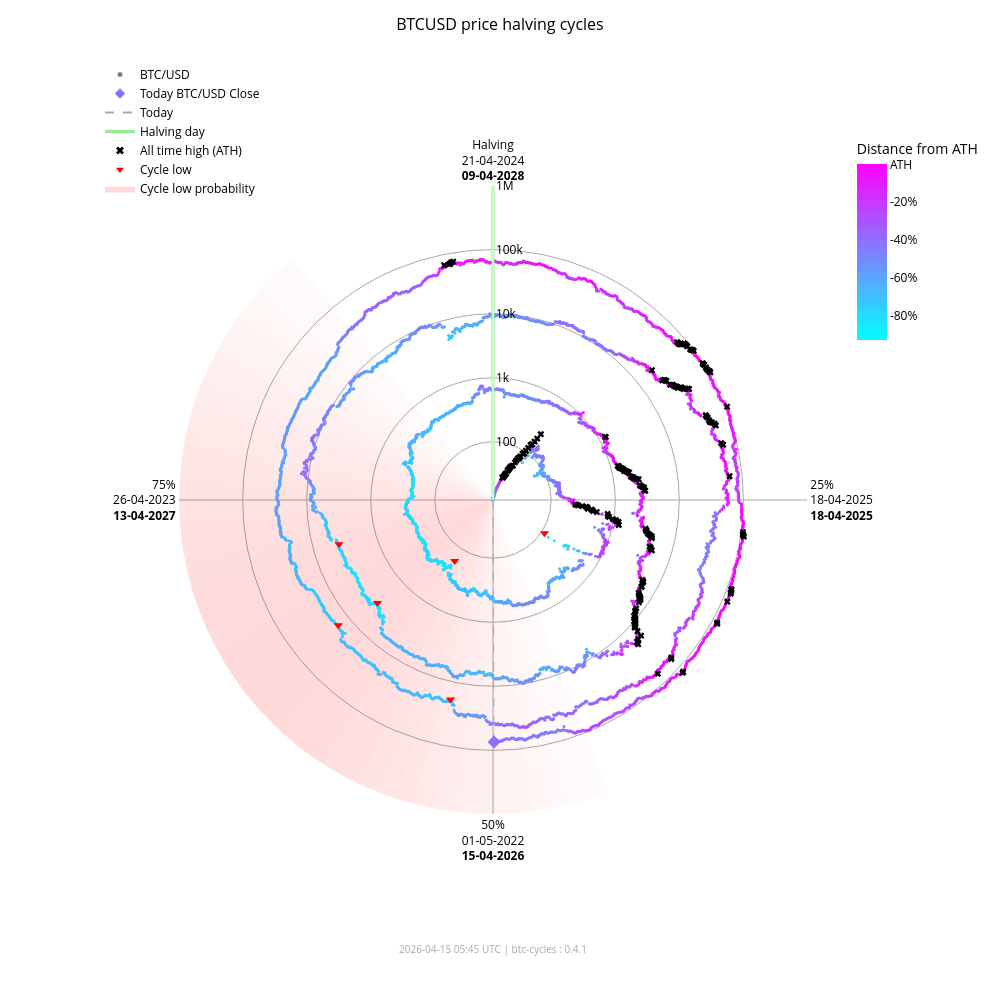

Write notebook code for a chart like this one.
### Markdown cell above
### Interactive chart (plotly)

### Code cell
fig_interactive = btc.plot(
    kind="interactive",
    from_date="2012-11-28",
)
# plotly config for interactivity
config = {"scrollZoom": True, "displayModeBar": True}
# display in notebook
fig_interactive.show(config=config)

### Figure 1 — Plotly figure (JSON) as saved in the notebook; plotly's stock layout.template omitted (floating-point values rounded to 4 significant figures; data arrays with more than 128 entries replaced by an {"elided": "..."} marker saying what was removed)
{"data": [{"fill": "toself", "fillcolor": "rgba(255,0,0,0.017168280509461755)", "hoverinfo": "skip", "line": {"width": 0}, "mode": "lines", "r": [12.35, 1000000, 1000000, 12.35, 12.35], "showlegend": false, "theta": [158.4, 158.4, 162.0, 162.0, 158.4], "type": "scatterpolar"}, {"fill": "toself", "fillcolor": "rgba(255,0,0,0.022114794501891175)", "hoverinfo": "skip", "line": {"width": 0}, "mode": "lines", "r": [12.35, 1000000, 1000000, 12.35, 12.35], "showlegend": false, "theta": [162.0, 162.0, 165.6, 165.6, 162.0], "type": "scatterpolar"}, {"fill": "toself", "fillcolor": "rgba(255,0,0,0.02790404259511669)", "hoverinfo": "skip", "line": {"width": 0}, "mode": "lines", "r": [12.35, 1000000, 1000000, 12.35, 12.35], "showlegend": false, "theta": [165.6, 165.6, 169.2, 169.2, 165.6], "type": "scatterpolar"}, {"fill": "toself", "fillcolor": "rgba(255,0,0,0.034518294852420334)", "hoverinfo": "skip", "line": {"width": 0}, "mode": "lines", "r": [12.35, 1000000, 1000000, 12.35, 12.35], "showlegend": false, "theta": [169.2, 169.2, 172.8, 172.8, 169.2], "type": "scatterpolar"}, {"fill": "toself", "fillcolor": "rgba(255,0,0,0.041901979682821514)", "hoverinfo": "skip", "line": {"width": 0}, "mode": "lines", "r": [12.35, 1000000, 1000000, 12.35, 12.35], "showlegend": false, "theta": [172.8, 172.8, 176.4, 176.4, 172.8], "type": "scatterpolar"}, {"fill": "toself", "fillcolor": "rgba(255,0,0,0.04996405861294358)", "hoverinfo": "skip", "line": {"width": 0}, "mode": "lines", "r": [12.35, 1000000, 1000000, 12.35, 12.35], "showlegend": false, "theta": [176.4, 176.4, 180.0, 180.0, 176.4], "type": "scatterpolar"}, {"fill": "toself", "fillcolor": "rgba(255,0,0,0.05858349692240514)", "hoverinfo": "skip", "line": {"width": 0}, "mode": "lines", "r": [12.35, 1000000, 1000000, 12.35, 12.35], "showlegend": false, "theta": [180.0, 180.0, 183.6, 183.6, 180.0], "type": "scatterpolar"}, {"fill": "toself", "fillcolor": "rgba(255,0,0,0.06761662035375064)", "hoverinfo": "skip", "line": {"width": 0}, "mode": "lines", "r": [12.35, 1000000, 1000000, 12.35, 12.35], "showlegend": false, "theta": [183.6, 183.6, 187.2, 187.2, 183.6], "type": "scatterpolar"}, {"fill": "toself", "fillcolor": "rgba(255,0,0,0.07690481219944661)", "hoverinfo": "skip", "line": {"width": 0}, "mode": "lines", "r": [12.35, 1000000, 1000000, 12.35, 12.35], "showlegend": false, "theta": [187.2, 187.2, 190.8, 190.8, 187.2], "type": "scatterpolar"}, {"fill": "toself", "fillcolor": "rgba(255,0,0,0.08628112000611096)", "hoverinfo": "skip", "line": {"width": 0}, "mode": "lines", "r": [12.35, 1000000, 1000000, 12.35, 12.35], "showlegend": false, "theta": [190.8, 190.8, 194.4, 194.4, 190.8], "type": "scatterpolar"}, {"fill": "toself", "fillcolor": "rgba(255,0,0,0.09557490841018089)", "hoverinfo": "skip", "line": {"width": 0}, "mode": "lines", "r": [12.35, 1000000, 1000000, 12.35, 12.35], "showlegend": false, "theta": [194.4, 194.4, 198.0, 198.0, 194.4], "type": "scatterpolar"}, {"fill": "toself", "fillcolor": "rgba(255,0,0,0.10461455782963762)", "hoverinfo": "skip", "line": {"width": 0}, "mode": "lines", "r": [12.35, 1000000, 1000000, 12.35, 12.35], "showlegend": false, "theta": [198.0, 198.0, 201.6, 201.6, 198.0], "type": "scatterpolar"}, {"fill": "toself", "fillcolor": "rgba(255,0,0,0.11322908719652829)", "hoverinfo": "skip", "line": {"width": 0}, "mode": "lines", "r": [12.35, 1000000, 1000000, 12.35, 12.35], "showlegend": false, "theta": [201.6, 201.6, 205.2, 205.2, 201.6], "type": "scatterpolar"}, {"fill": "toself", "fillcolor": "rgba(255,0,0,0.12125015337052986)", "hoverinfo": "skip", "line": {"width": 0}, "mode": "lines", "r": [12.35, 1000000, 1000000, 12.35, 12.35], "showlegend": false, "theta": [205.2, 205.2, 208.8, 208.8, 205.2], "type": "scatterpolar"}, {"fill": "toself", "fillcolor": "rgba(255,0,0,0.12851590515331976)", "hoverinfo": "skip", "line": {"width": 0}, "mode": "lines", "r": [12.35, 1000000, 1000000, 12.35, 12.35], "showlegend": false, "theta": [208.8, 208.8, 212.4, 212.4, 208.8], "type": "scatterpolar"}, {"fill": "toself", "fillcolor": "rgba(255,0,0,0.13487757461161184)", "hoverinfo": "skip", "line": {"width": 0}, "mode": "lines", "r": [12.35, 1000000, 1000000, 12.35, 12.35], "showlegend": false, "theta": [212.4, 212.4, 216.0, 216.0, 212.4], "type": "scatterpolar"}, {"fill": "toself", "fillcolor": "rgba(255,0,0,0.14020862181849592)", "hoverinfo": "skip", "line": {"width": 0}, "mode": "lines", "r": [12.35, 1000000, 1000000, 12.35, 12.35], "showlegend": false, "theta": [216.0, 216.0, 219.6, 219.6, 216.0], "type": "scatterpolar"}, {"fill": "toself", "fillcolor": "rgba(255,0,0,0.14441504950654527)", "hoverinfo": "skip", "line": {"width": 0}, "mode": "lines", "r": [12.35, 1000000, 1000000, 12.35, 12.35], "showlegend": false, "theta": [219.6, 219.6, 223.2, 223.2, 219.6], "type": "scatterpolar"}, {"fill": "toself", "fillcolor": "rgba(255,0,0,0.14744459351271713)", "hoverinfo": "skip", "line": {"width": 0}, "mode": "lines", "r": [12.35, 1000000, 1000000, 12.35, 12.35], "showlegend": false, "theta": [223.2, 223.2, 226.8, 226.8, 223.2], "type": "scatterpolar"}, {"fill": "toself", "fillcolor": "rgba(255,0,0,0.14929223192296423)", "hoverinfo": "skip", "line": {"width": 0}, "mode": "lines", "r": [12.35, 1000000, 1000000, 12.35, 12.35], "showlegend": false, "theta": [226.8, 226.8, 230.4, 230.4, 226.8], "type": "scatterpolar"}, {"fill": "toself", "fillcolor": "rgba(255,0,0,0.15)", "hoverinfo": "skip", "line": {"width": 0}, "mode": "lines", "r": [12.35, 1000000, 1000000, 12.35, 12.35], "showlegend": false, "theta": [230.4, 230.4, 234.0, 234.0, 230.4], "type": "scatterpolar"}, {"fill": "toself", "fillcolor": "rgba(255,0,0,0.14965033825231114)", "hoverinfo": "skip", "line": {"width": 0}, "mode": "lines", "r": [12.35, 1000000, 1000000, 12.35, 12.35], "showlegend": false, "theta": [234.0, 234.0, 237.6, 237.6, 234.0], "type": "scatterpolar"}, {"fill": "toself", "fillcolor": "rgba(255,0,0,0.14835378057909807)", "hoverinfo": "skip", "line": {"width": 0}, "mode": "lines", "r": [12.35, 1000000, 1000000, 12.35, 12.35], "showlegend": false, "theta": [237.6, 237.6, 241.2, 241.2, 237.6], "type": "scatterpolar"}, {"fill": "toself", "fillcolor": "rgba(255,0,0,0.14623322283554635)", "hoverinfo": "skip", "line": {"width": 0}, "mode": "lines", "r": [12.35, 1000000, 1000000, 12.35, 12.35], "showlegend": false, "theta": [241.2, 241.2, 244.8, 244.8, 241.2], "type": "scatterpolar"}, {"fill": "toself", "fillcolor": "rgba(255,0,0,0.1434078538226231)", "hoverinfo": "skip", "line": {"width": 0}, "mode": "lines", "r": [12.35, 1000000, 1000000, 12.35, 12.35], "showlegend": false, "theta": [244.8, 244.8, 248.4, 248.4, 244.8], "type": "scatterpolar"}, {"fill": "toself", "fillcolor": "rgba(255,0,0,0.13997983179373427)", "hoverinfo": "skip", "line": {"width": 0}, "mode": "lines", "r": [12.35, 1000000, 1000000, 12.35, 12.35], "showlegend": false, "theta": [248.4, 248.4, 252.0, 252.0, 248.4], "type": "scatterpolar"}, {"fill": "toself", "fillcolor": "rgba(255,0,0,0.13602598258454268)", "hoverinfo": "skip", "line": {"width": 0}, "mode": "lines", "r": [12.35, 1000000, 1000000, 12.35, 12.35], "showlegend": false, "theta": [252.0, 252.0, 255.6, 255.6, 252.0], "type": "scatterpolar"}, {"fill": "toself", "fillcolor": "rgba(255,0,0,0.13159547355344953)", "hoverinfo": "skip", "line": {"width": 0}, "mode": "lines", "r": [12.35, 1000000, 1000000, 12.35, 12.35], "showlegend": false, "theta": [255.6, 255.6, 259.2, 259.2, 255.6], "type": "scatterpolar"}, {"fill": "toself", "fillcolor": "rgba(255,0,0,0.12671301775492697)", "hoverinfo": "skip", "line": {"width": 0}, "mode": "lines", "r": [12.35, 1000000, 1000000, 12.35, 12.35], "showlegend": false, "theta": [259.2, 259.2, 262.8, 262.8, 259.2], "type": "scatterpolar"}, {"fill": "toself", "fillcolor": "rgba(255,0,0,0.12138610149219965)", "hoverinfo": "skip", "line": {"width": 0}, "mode": "lines", "r": [12.35, 1000000, 1000000, 12.35, 12.35], "showlegend": false, "theta": [262.8, 262.8, 266.4, 266.4, 262.8], "type": "scatterpolar"}, {"fill": "toself", "fillcolor": "rgba(255,0,0,0.1156142551644921)", "hoverinfo": "skip", "line": {"width": 0}, "mode": "lines", "r": [12.35, 1000000, 1000000, 12.35, 12.35], "showlegend": false, "theta": [266.4, 266.4, 270.0, 270.0, 266.4], "type": "scatterpolar"}, {"fill": "toself", "fillcolor": "rgba(255,0,0,0.10939851441251548)", "hoverinfo": "skip", "line": {"width": 0}, "mode": "lines", "r": [12.35, 1000000, 1000000, 12.35, 12.35], "showlegend": false, "theta": [270.0, 270.0, 273.6, 273.6, 270.0], "type": "scatterpolar"}, {"fill": "toself", "fillcolor": "rgba(255,0,0,0.10274974912946185)", "hoverinfo": "skip", "line": {"width": 0}, "mode": "lines", "r": [12.35, 1000000, 1000000, 12.35, 12.35], "showlegend": false, "theta": [273.6, 273.6, 277.2, 277.2, 273.6], "type": "scatterpolar"}, {"fill": "toself", "fillcolor": "rgba(255,0,0,0.09569517349791425)", "hoverinfo": "skip", "line": {"width": 0}, "mode": "lines", "r": [12.35, 1000000, 1000000, 12.35, 12.35], "showlegend": false, "theta": [277.2, 277.2, 280.8, 280.8, 277.2], "type": "scatterpolar"}, {"fill": "toself", "fillcolor": "rgba(255,0,0,0.08828282625646727)", "hoverinfo": "skip", "line": {"width": 0}, "mode": "lines", "r": [12.35, 1000000, 1000000, 12.35, 12.35], "showlegend": false, "theta": [280.8, 280.8, 284.4, 284.4, 280.8], "type": "scatterpolar"}, {"fill": "toself", "fillcolor": "rgba(255,0,0,0.08058400018765345)", "hoverinfo": "skip", "line": {"width": 0}, "mode": "lines", "r": [12.35, 1000000, 1000000, 12.35, 12.35], "showlegend": false, "theta": [284.4, 284.4, 288.0, 288.0, 284.4], "type": "scatterpolar"}, {"fill": "toself", "fillcolor": "rgba(255,0,0,0.07269354608292704)", "hoverinfo": "skip", "line": {"width": 0}, "mode": "lines", "r": [12.35, 1000000, 1000000, 12.35, 12.35], "showlegend": false, "theta": [288.0, 288.0, 291.6, 291.6, 288.0], "type": "scatterpolar"}, {"fill": "toself", "fillcolor": "rgba(255,0,0,0.06472784449068783)", "hoverinfo": "skip", "line": {"width": 0}, "mode": "lines", "r": [12.35, 1000000, 1000000, 12.35, 12.35], "showlegend": false, "theta": [291.6, 291.6, 295.2, 295.2, 291.6], "type": "scatterpolar"}, {"fill": "toself", "fillcolor": "rgba(255,0,0,0.05682021976743955)", "hoverinfo": "skip", "line": {"width": 0}, "mode": "lines", "r": [12.35, 1000000, 1000000, 12.35, 12.35], "showlegend": false, "theta": [295.2, 295.2, 298.8, 298.8, 295.2], "type": "scatterpolar"}, {"fill": "toself", "fillcolor": "rgba(255,0,0,0.04911378436707333)", "hoverinfo": "skip", "line": {"width": 0}, "mode": "lines", "r": [12.35, 1000000, 1000000, 12.35, 12.35], "showlegend": false, "theta": [298.8, 298.8, 302.4, 302.4, 298.8], "type": "scatterpolar"}, {"fill": "toself", "fillcolor": "rgba(255,0,0,0.04175213714896469)", "hoverinfo": "skip", "line": {"width": 0}, "mode": "lines", "r": [12.35, 1000000, 1000000, 12.35, 12.35], "showlegend": false, "theta": [302.4, 302.4, 306.0, 306.0, 302.4], "type": "scatterpolar"}, {"fill": "toself", "fillcolor": "rgba(255,0,0,0.034868865657538876)", "hoverinfo": "skip", "line": {"width": 0}, "mode": "lines", "r": [12.35, 1000000, 1000000, 12.35, 12.35], "showlegend": false, "theta": [306.0, 306.0, 309.6, 309.6, 306.0], "type": "scatterpolar"}, {"fill": "toself", "fillcolor": "rgba(255,0,0,0.02857722515334582)", "hoverinfo": "skip", "line": {"width": 0}, "mode": "lines", "r": [12.35, 1000000, 1000000, 12.35, 12.35], "showlegend": false, "theta": [309.6, 309.6, 313.2, 313.2, 309.6], "type": "scatterpolar"}, {"fill": "toself", "fillcolor": "rgba(255,0,0,0.022961515313555197)", "hoverinfo": "skip", "line": {"width": 0}, "mode": "lines", "r": [12.35, 1000000, 1000000, 12.35, 12.35], "showlegend": false, "theta": [313.2, 313.2, 316.8, 316.8, 313.2], "type": "scatterpolar"}, {"fill": "toself", "fillcolor": "rgba(255,0,0,0.01807146942917362)", "hoverinfo": "skip", "line": {"width": 0}, "mode": "lines", "r": [12.35, 1000000, 1000000, 12.35, 12.35], "showlegend": false, "theta": [316.8, 316.8, 320.4, 320.4, 316.8], "type": "scatterpolar"}, {"hoverinfo": "text", "marker": {"color": {"elided": "4887 str values"}, "size": 3}, "mode": "markers", "r": {"elided": "4887 float values"}, "showlegend": false, "text": {"elided": "4887 str values"}, "theta": {"elided": "4887 float values"}, "type": "scatterpolar"}, {"hoverinfo": "skip", "line": {"color": "lightgreen", "width": 3}, "mode": "lines", "r": [12.35, 1000000], "showlegend": false, "theta": [0, 0], "type": "scatterpolar"}, {"hoverinfo": "skip", "line": {"color": "darkgrey", "dash": "dash", "width": 1}, "mode": "lines", "r": [12.35, 73960.0], "showlegend": false, "theta": [179.8, 179.8], "type": "scatterpolar"}, {"hoverinfo": "text", "marker": {"color": "#906fff", "size": 10, "symbol": "diamond"}, "mode": "markers", "r": [73960.0], "showlegend": false, "text": ["Today<br>Date: 2026-04-15<br>Price: $73,963.08"], "theta": [179.8], "type": "scatterpolar"}, {"hoverinfo": "text", "marker": {"color": "black", "size": 6, "symbol": "x"}, "mode": "markers", "r": {"elided": "195 float values"}, "showlegend": false, "text": {"elided": "195 str values"}, "theta": {"elided": "195 float values"}, "type": "scatterpolar"}, {"hoverinfo": "text", "marker": {"color": "red", "size": 8, "symbol": "triangle-down"}, "mode": "markers", "r": [111.6, 164.9, 3233.0, 3925.0, 18950.0, 15760.0], "showlegend": false, "text": ["Cycle Low<br>Date: 2014-02-21<br>Price: $111.56<br>ATH distance: -91.0%", "Cycle Low<br>Date: 2015-01-14<br>Price: $164.92<br>ATH distance: -86.7%", "Cycle Low<br>Date: 2018-12-15<br>Price: $3,232.51<br>ATH distance: -83.3%", "Cycle Low<br>Date: 2019-03-25<br>Price: $3,924.55<br>ATH distance: -79.7%", "Cycle Low<br>Date: 2022-06-18<br>Price: $18,954.25<br>ATH distance: -71.9%", "Cycle Low<br>Date: 2022-11-21<br>Price: $15,760.19<br>ATH distance: -76.7%"], "theta": [122.8, 212.1, 228.3, 254.0, 192.0, 231.0], "type": "scatterpolar"}, {"marker": {"color": "grey", "size": 5}, "mode": "markers", "name": "BTC/USD", "r": [null], "theta": [null], "type": "scatterpolar"}, {"marker": {"color": "#906fff", "size": 8, "symbol": "diamond"}, "mode": "markers", "name": "Today BTC/USD Close", "r": [null], "theta": [null], "type": "scatterpolar"}, {"line": {"color": "darkgrey", "dash": "dash"}, "mode": "lines", "name": "Today", "r": [null], "theta": [null], "type": "scatterpolar"}, {"line": {"color": "lightgreen", "width": 3}, "mode": "lines", "name": "Halving day", "r": [null], "theta": [null], "type": "scatterpolar"}, {"marker": {"color": "black", "size": 7, "symbol": "x"}, "mode": "markers", "name": "All time high (ATH)", "r": [null], "theta": [null], "type": "scatterpolar"}, {"marker": {"color": "red", "size": 7, "symbol": "triangle-down"}, "mode": "markers", "name": "Cycle low", "r": [null], "theta": [null], "type": "scatterpolar"}, {"fill": "toself", "fillcolor": "rgba(255,0,0,0.15)", "line": {"width": 0}, "mode": "lines", "name": "Cycle low probability", "r": [null], "theta": [null], "type": "scatterpolar"}, {"hoverinfo": "skip", "marker": {"cmax": 0, "cmin": -0.9307, "color": [0], "colorbar": {"len": 0.25, "ticktext": ["ATH", "-20%", "-40%", "-60%", "-80%", "-100%"], "tickvals": [0, -0.2, -0.4, -0.6, -0.8, -1.0], "title": {"text": "Distance from ATH"}, "x": 0.95, "y": 0.92, "yanchor": "top"}, "colorscale": {"elided": "256x2 mixed values"}, "showscale": true, "size": 0}, "mode": "markers", "r": [null], "showlegend": false, "theta": [null], "type": "scatterpolar"}], "layout": {"annotations": [{"font": {"color": "darkgrey", "size": 10}, "showarrow": false, "text": "2026-04-15 05:45 UTC | btc-cycles : 0.4.1", "x": 0.5, "xref": "paper", "y": -0.02, "yref": "paper"}], "font": {"color": "black"}, "height": 1000, "legend": {"bgcolor": "rgba(0,0,0,0)", "font": {"color": "black"}, "x": 0.0, "y": 1.0}, "margin": {"b": 60, "l": 100, "r": 80, "t": 60}, "paper_bgcolor": "white", "plot_bgcolor": "white", "polar": {"angularaxis": {"color": "black", "direction": "clockwise", "gridcolor": "darkgrey", "rotation": 90, "ticktext": ["Halving<br>21-04-2024<br><b>09-04-2028</b>", "25%<br>18-04-2025<br><b>18-04-2025</b>", "50%<br>01-05-2022<br><b>15-04-2026</b>", "75%<br>26-04-2023<br><b>13-04-2027</b>"], "tickvals": [0, 90, 180, 270]}, "bgcolor": "white", "domain": {"x": [0.1, 0.9], "y": [0.05, 0.95]}, "radialaxis": {"angle": 90, "color": "black", "gridcolor": "darkgrey", "range": [1.092, 6.0], "tickangle": 90, "ticktext": ["100", "1k", "10k", "100k", "1M"], "tickvals": [100, 1000, 10000, 100000, 1000000], "type": "log"}}, "title": {"font": {"color": "black", "size": 16}, "text": "BTCUSD price halving cycles", "x": 0.5}, "width": 1000}}
